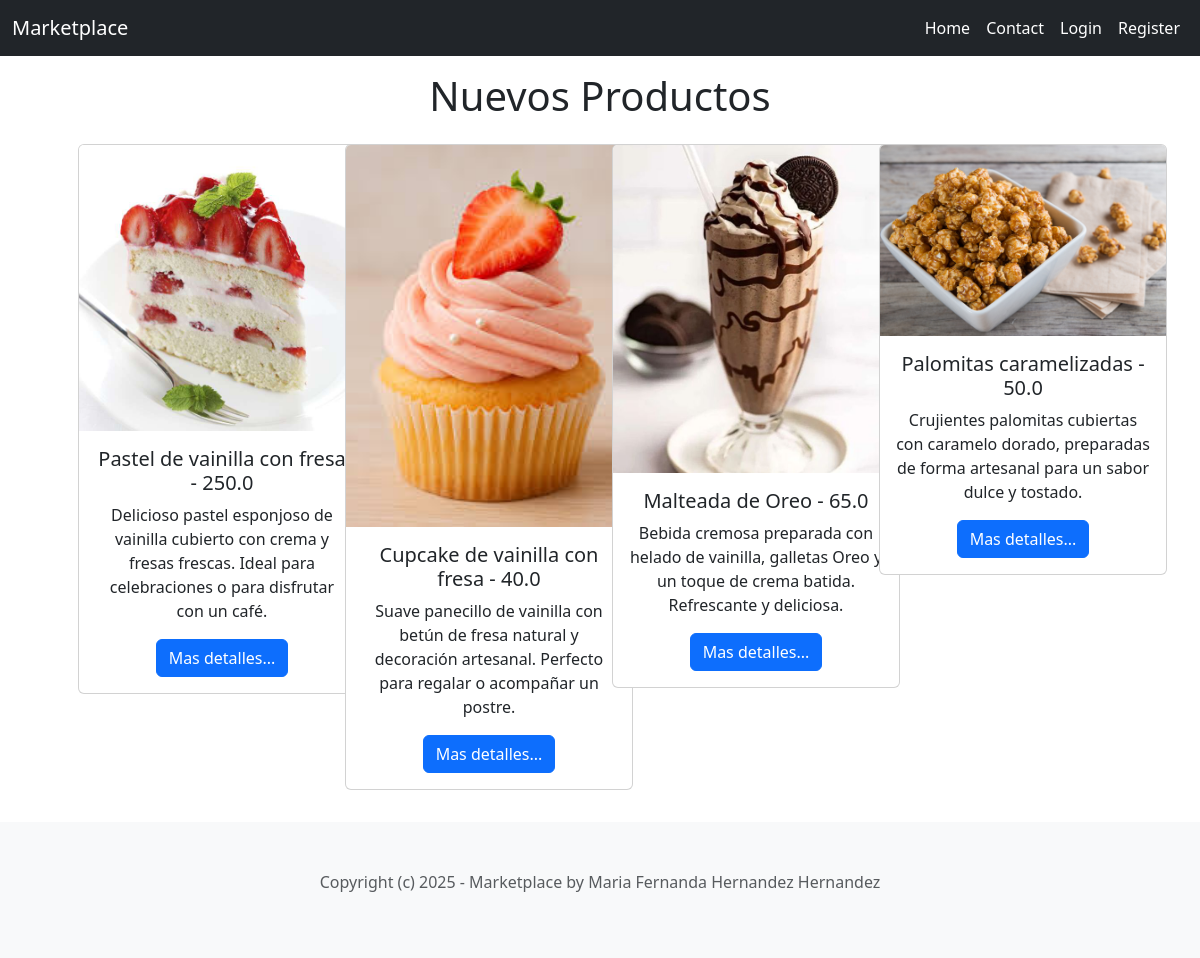
Before: / with the older database file.
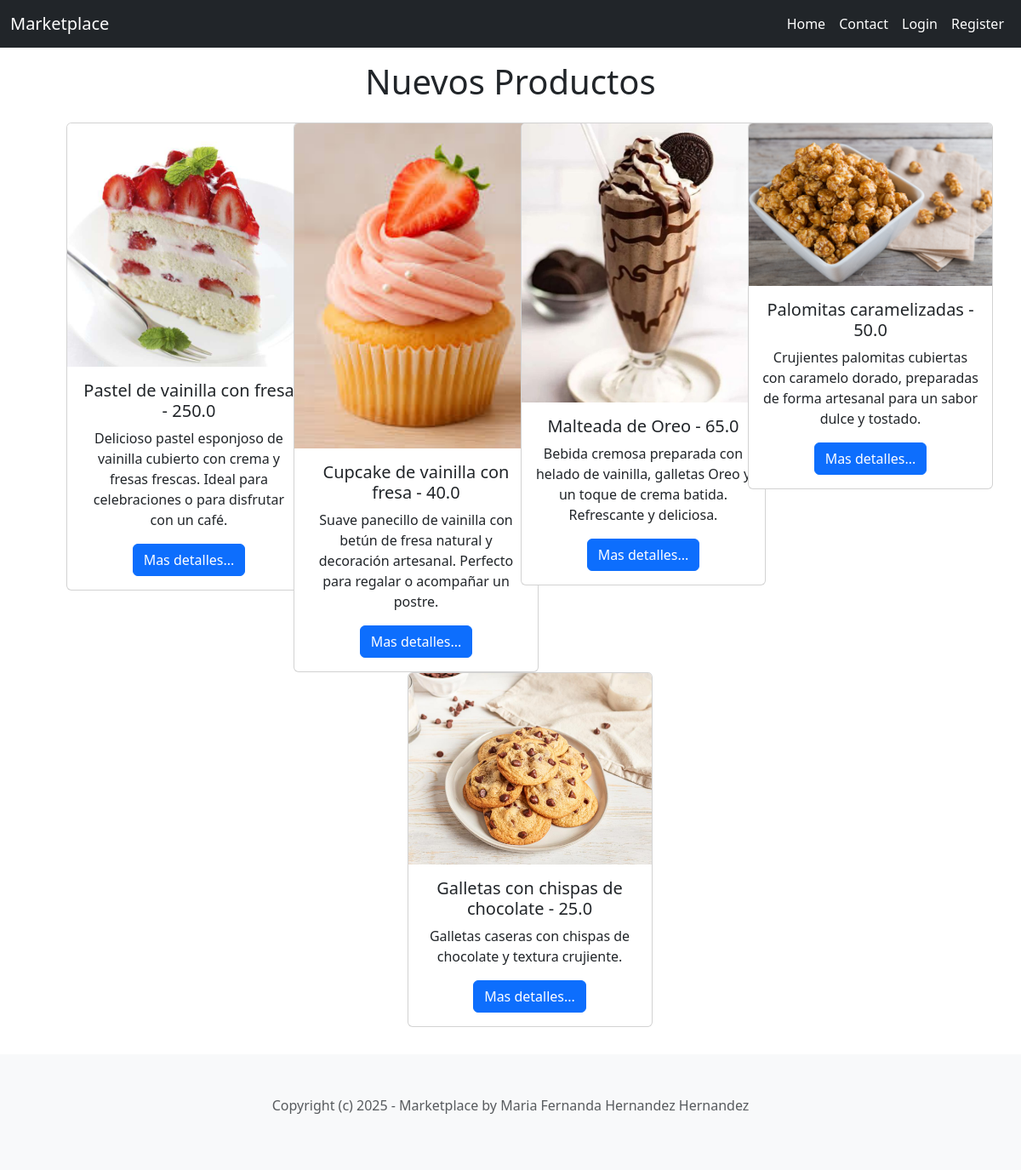
After: the same page with the newer database file.
### store/models.py (models this page shows, shortened)
class Item(models.Model):
    category = models.ForeignKey(Category, related_name='items', on_delete=models.CASCADE)
    name = models.CharField(max_length=255)
    description = models.TextField(blank=True, null=True)
    price = models.FloatField()
    image = models.ImageField(upload_to='item_images', blank=True, null=True)
    is_sold = models.BooleanField(default=False)
    created_by = models.ForeignKey(User, related_name='items', on_delete=models.CASCADE)
    created_at = models.DateTimeField(auto_now_add=True)

### store/views.py (the view)
# urls.py: 2. Add a URL to urlpatterns:  path('', views.home, name='home')
def home(request):
    items = Item.objects.filter(is_sold=False)
    categories = Category.objects.all()
    context = {
        'items': items,
        'categories': categories
    }
    return render(request, 'store/home.html', context)

### store/templates/store/home.html (shortened to what this page needs)
{% extends 'store/base.html' %}
{% block content %}
    <div class="mt-2 mb-4 px-4 py-2">
        {% if request.user.is_authenticated %}
        <h1 class="text-center mb-4">Nuevos Productos - {{request.user.username}}</h1>
        {% else %}
        <h1 class="text-center mb-4">Nuevos Productos</h1>
        {% endif %}
        <div class="container text-center">
            <div class="row justify-content-center">
                {% for item in items %}
                    <div class="col-xs-12 col-sm-6 col-md-6 col-lg-6 col-xl-3">
                        <div class="card" style="width: 18rem">
                            <img src="{{ item.image.url }}" alt="{{item.name}}" class="card-img-top">
                            <div class="card-body">
                                <h5 class="card-title">{{item.name}} - {{item.price}}</h5>
                                <p class="card-text">{{item.description}}</p>
                                <a href="{% url 'detail' item.pk %}" class="btn btn-primary">Mas detalles...</a>
                            </div>
                        </div>
                    </div>
                {% endfor%}
            </div>
        </div>
    </div>
{% endblock %}

### store/templates/store/base.html (shortened to what this page needs)
<!DOCTYPE html>
<html lang="en">
<head>
    <link href="https://cdn.jsdelivr.net/npm/bootstrap@5.3.8/dist/css/bootstrap.min.css" rel="stylesheet">
</head>
<body>
    {% include 'store/navigation.html' %}
    <section class="container">
        {% block content %}
        {% endblock %}
    </section>
    <footer class="py-5 text-center text-body-secondary bg-body-tertiary">
        <p>Copyright (c) 2025 - Marketplace by Maria Fernanda Hernandez Hernandez </p>
    </footer>
</body>
</html>

### store/templates/store/navigation.html (shortened to what this page needs)
<nav class="navbar navbar-expand-lg bg-dark" data-bs-theme="dark">
    <div class="container-fluid">
        <a href="{% url 'home' %}" class="navbar-brand">Marketplace</a>
        <div class="collapse navbar-collapse" id="navbarNav">
            <ul class="navbar-nav ms-auto">
                <li class="nav-item">
                    <a href="" class="nav-link active">
                        Home
                    </a>
                </li>
                <li class="nav-item">
                    <a href="{% url 'contact' %}" class="nav-link active">
                        Contact
                    </a>
                </li>
                {% if request.user.is_authenticated %}
                    <li class="nav-item">
                        <a href="{% url 'logout' %}" class="nav-link">Logout</a>
                    </li>
                {% else %}
                    <li class="nav-item">
                        <a href="{% url 'login' %}" class="nav-link active">
                            Login
                        </a>
                    </li>
                    <li class="nav-item">
                        <a href="{% url 'register' %}" class="nav-link active">
                            Register
                        </a>
                    </li>
                {% endif %}
            </ul>
        </div>
    </div>
</nav>

Changed rows visible on the page:
added Item: image (picture), name "Galletas con chispas de chocolate", price "25.0", description "Galletas caseras con chispas de chocolate y textura crujiente."
